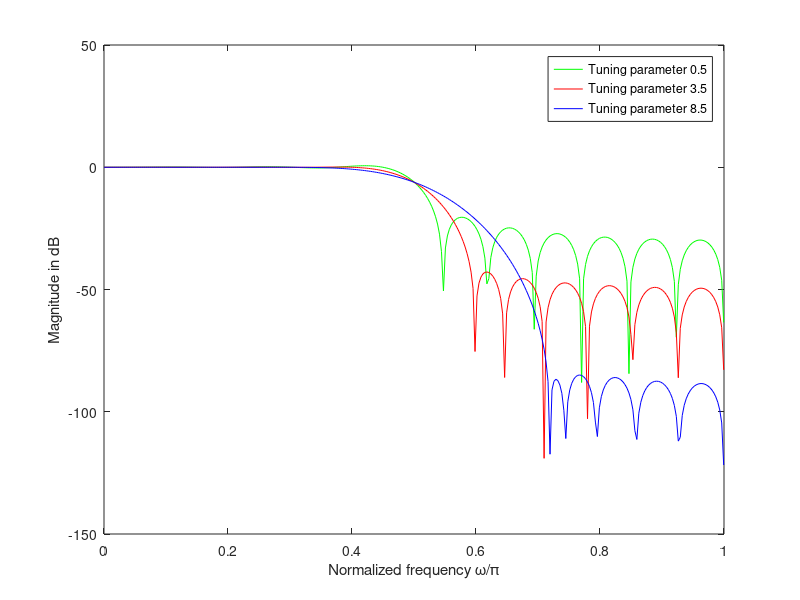

The MATLAB source for this figure:
clear all;
close all;
clc;
wc=0.5*pi; %Cutoff frequency
N=25;
b=fir1(N,wc/pi,kaiser(N+1,0.5)); %Tuning parameter= 0.5
w=0:0.01:pi;
h=freqz(b,1,w);
plot(w/pi,20*log10(abs(h)),'g-');
hold on;
b=fir1(N,wc/pi,kaiser(N+1,3.5));
w=0:0.01:pi;
h=freqz(b,1,w);
plot(w/pi,20*log10(abs(h)),'r-');
hold on;
b=fir1(N,wc/pi,kaiser(N+1,8.5));
w=0:0.01:pi;
h=freqz(b,1,w);
plot(w/pi,20*log10(abs(h)),'b-');
xlabel('Normalized frequency \omega/\pi');
ylabel('Magnitude in dB');
legend('Tuning parameter 0.5', 'Tuning parameter 3.5', 'Tuning parameter 8.5');
hold off;